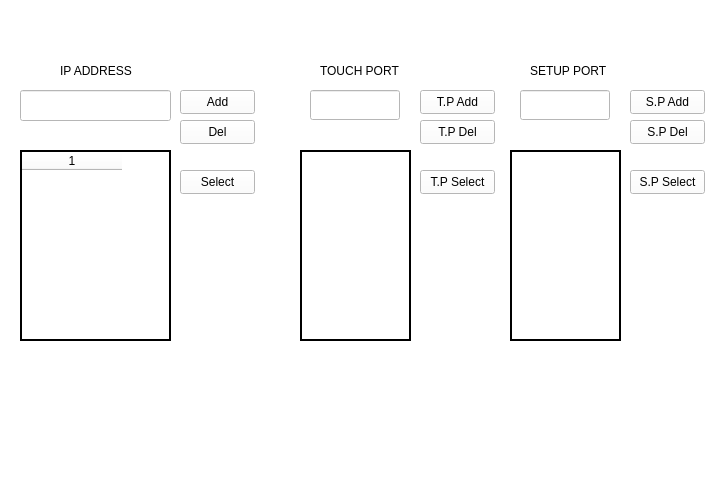
<?xml version="1.0" encoding="UTF-8"?>
<ui version="4.0">
 <class>setup_ip</class>
 <widget class="QWidget" name="setup_ip">
  <property name="geometry">
   <rect>
    <x>0</x>
    <y>0</y>
    <width>720</width>
    <height>480</height>
   </rect>
  </property>
  <property name="windowTitle">
   <string>Form</string>
  </property>
  <widget class="QWidget" name="widget" native="true">
   <property name="geometry">
    <rect>
     <x>0</x>
     <y>0</y>
     <width>720</width>
     <height>480</height>
    </rect>
   </property>
   <property name="styleSheet">
    <string notr="true">QWidget{
	background-color: rgb(255, 255, 255);
}
</string>
   </property>
   <widget class="QPushButton" name="btn_ip_add">
    <property name="geometry">
     <rect>
      <x>180</x>
      <y>90</y>
      <width>75</width>
      <height>24</height>
     </rect>
    </property>
    <property name="text">
     <string>Add</string>
    </property>
   </widget>
   <widget class="QPushButton" name="btn_ip_select">
    <property name="geometry">
     <rect>
      <x>180</x>
      <y>170</y>
      <width>75</width>
      <height>24</height>
     </rect>
    </property>
    <property name="text">
     <string>Select</string>
    </property>
   </widget>
   <widget class="QPushButton" name="btn_ip_del">
    <property name="geometry">
     <rect>
      <x>180</x>
      <y>120</y>
      <width>75</width>
      <height>24</height>
     </rect>
    </property>
    <property name="text">
     <string>Del</string>
    </property>
   </widget>
   <widget class="QLineEdit" name="ip_typing">
    <property name="geometry">
     <rect>
      <x>20</x>
      <y>90</y>
      <width>151</width>
      <height>31</height>
     </rect>
    </property>
   </widget>
   <widget class="QTableWidget" name="ip_list">
    <property name="geometry">
     <rect>
      <x>20</x>
      <y>150</y>
      <width>151</width>
      <height>191</height>
     </rect>
    </property>
    <property name="frameShape">
     <enum>QFrame::Shape::Panel</enum>
    </property>
    <property name="frameShadow">
     <enum>QFrame::Shadow::Plain</enum>
    </property>
    <property name="lineWidth">
     <number>2</number>
    </property>
    <property name="midLineWidth">
     <number>0</number>
    </property>
    <property name="editTriggers">
     <set>QAbstractItemView::EditTrigger::NoEditTriggers</set>
    </property>
    <property name="rowCount">
     <number>0</number>
    </property>
    <property name="columnCount">
     <number>1</number>
    </property>
    <attribute name="horizontalHeaderVisible">
     <bool>true</bool>
    </attribute>
    <column/>
   </widget>
   <widget class="QLineEdit" name="tp_typing">
    <property name="geometry">
     <rect>
      <x>310</x>
      <y>90</y>
      <width>90</width>
      <height>30</height>
     </rect>
    </property>
   </widget>
   <widget class="QLineEdit" name="sp_typing">
    <property name="geometry">
     <rect>
      <x>520</x>
      <y>90</y>
      <width>90</width>
      <height>30</height>
     </rect>
    </property>
   </widget>
   <widget class="QLabel" name="label">
    <property name="geometry">
     <rect>
      <x>60</x>
      <y>60</y>
      <width>91</width>
      <height>21</height>
     </rect>
    </property>
    <property name="text">
     <string>IP ADDRESS</string>
    </property>
   </widget>
   <widget class="QLabel" name="label_2">
    <property name="geometry">
     <rect>
      <x>320</x>
      <y>60</y>
      <width>91</width>
      <height>21</height>
     </rect>
    </property>
    <property name="text">
     <string>TOUCH PORT</string>
    </property>
   </widget>
   <widget class="QLabel" name="label_3">
    <property name="geometry">
     <rect>
      <x>530</x>
      <y>60</y>
      <width>91</width>
      <height>21</height>
     </rect>
    </property>
    <property name="text">
     <string>SETUP PORT</string>
    </property>
   </widget>
   <widget class="QPushButton" name="btn_tp_add">
    <property name="geometry">
     <rect>
      <x>420</x>
      <y>90</y>
      <width>75</width>
      <height>24</height>
     </rect>
    </property>
    <property name="text">
     <string>T.P Add</string>
    </property>
   </widget>
   <widget class="QPushButton" name="btn_tp_select">
    <property name="geometry">
     <rect>
      <x>420</x>
      <y>170</y>
      <width>75</width>
      <height>24</height>
     </rect>
    </property>
    <property name="text">
     <string>T.P Select</string>
    </property>
   </widget>
   <widget class="QPushButton" name="btn_tp_de">
    <property name="geometry">
     <rect>
      <x>420</x>
      <y>120</y>
      <width>75</width>
      <height>24</height>
     </rect>
    </property>
    <property name="text">
     <string>T.P Del</string>
    </property>
   </widget>
   <widget class="QPushButton" name="btn_sp_de">
    <property name="geometry">
     <rect>
      <x>630</x>
      <y>120</y>
      <width>75</width>
      <height>24</height>
     </rect>
    </property>
    <property name="text">
     <string>S.P Del</string>
    </property>
   </widget>
   <widget class="QPushButton" name="btn_sp_select">
    <property name="geometry">
     <rect>
      <x>630</x>
      <y>170</y>
      <width>75</width>
      <height>24</height>
     </rect>
    </property>
    <property name="text">
     <string>S.P Select</string>
    </property>
   </widget>
   <widget class="QPushButton" name="btn_sp_add">
    <property name="geometry">
     <rect>
      <x>630</x>
      <y>90</y>
      <width>75</width>
      <height>24</height>
     </rect>
    </property>
    <property name="text">
     <string>S.P Add</string>
    </property>
   </widget>
   <widget class="QTableWidget" name="tp_list">
    <property name="geometry">
     <rect>
      <x>300</x>
      <y>150</y>
      <width>111</width>
      <height>191</height>
     </rect>
    </property>
    <property name="frameShape">
     <enum>QFrame::Shape::Panel</enum>
    </property>
    <property name="frameShadow">
     <enum>QFrame::Shadow::Plain</enum>
    </property>
    <property name="lineWidth">
     <number>2</number>
    </property>
    <property name="midLineWidth">
     <number>0</number>
    </property>
    <property name="editTriggers">
     <set>QAbstractItemView::EditTrigger::NoEditTriggers</set>
    </property>
    <property name="rowCount">
     <number>0</number>
    </property>
    <property name="columnCount">
     <number>1</number>
    </property>
    <attribute name="horizontalHeaderVisible">
     <bool>false</bool>
    </attribute>
    <column/>
   </widget>
   <widget class="QTableWidget" name="sp_list">
    <property name="geometry">
     <rect>
      <x>510</x>
      <y>150</y>
      <width>111</width>
      <height>191</height>
     </rect>
    </property>
    <property name="frameShape">
     <enum>QFrame::Shape::Panel</enum>
    </property>
    <property name="frameShadow">
     <enum>QFrame::Shadow::Plain</enum>
    </property>
    <property name="lineWidth">
     <number>2</number>
    </property>
    <property name="midLineWidth">
     <number>0</number>
    </property>
    <property name="editTriggers">
     <set>QAbstractItemView::EditTrigger::NoEditTriggers</set>
    </property>
    <property name="rowCount">
     <number>0</number>
    </property>
    <property name="columnCount">
     <number>1</number>
    </property>
    <attribute name="horizontalHeaderVisible">
     <bool>false</bool>
    </attribute>
    <column/>
   </widget>
  </widget>
 </widget>
 <resources/>
 <connections/>
</ui>
